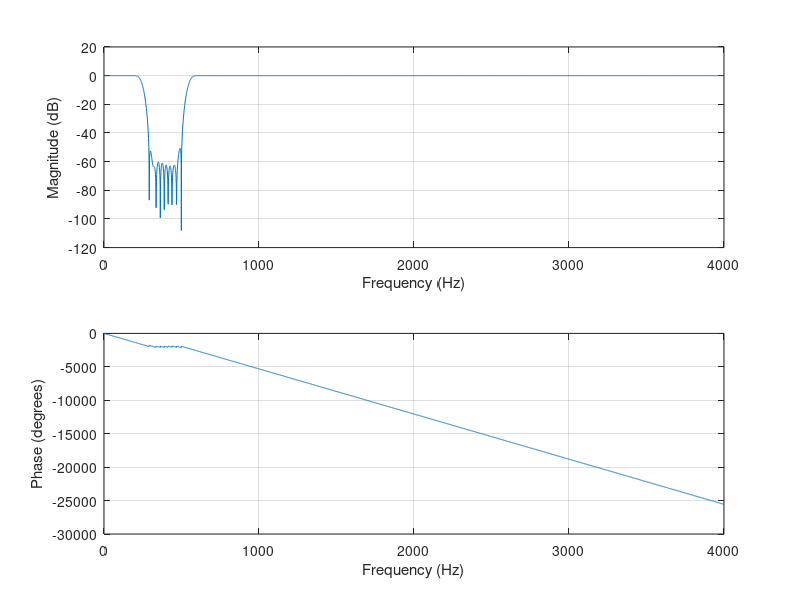
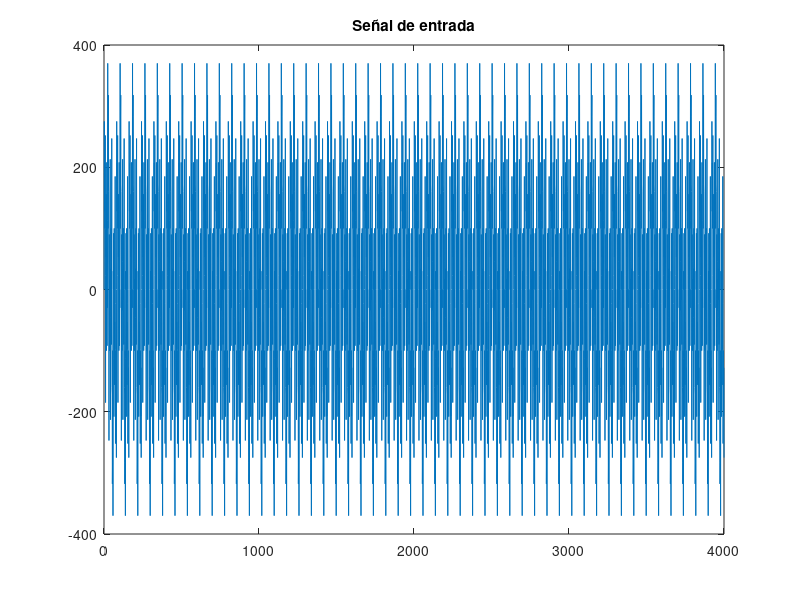

The MATLAB source for these figures, in order:
pkg load signal

% caso = 'ruido' o 'senos'
caso = 'senos';

fs = 8000;
fmax = fs/2;
N = 4000;

% ----- Diseño del filtro rechaza banda 300 a 500 Hz -----
order = 300;
b = fir1(order, [250 550]/fmax, 'stop', hamming(order+1));
figure; freqz(b, 1, 4096, fs);

% Verificación numérica
[h, f] = freqz(b, 1, 4096, fs);
H = 20*log10(abs(h));
printf('Atenuación máxima en 300-500 Hz: %.1f dB\n', max(H(f>=300 & f<=500)));

% ----- Genera filter.h -----
fid = fopen('filter.h','w');
fprintf(fid, '#define N_FIR %d\n\n', length(b));
fprintf(fid, 'float h[N_FIR]={');
fprintf(fid, '%.10e, ', b(1:end-1));
fprintf(fid, '%.10e};\n', b(end));
fclose(fid);

% ----- Señal de entrada -----
if strcmp(caso, 'ruido')
  x = round(1000*(1 - 2*rand(1, N)));
else
  freq_range = [100 400 700 1500 2500];
  n = 0:N-1;
  x = zeros(1, N);
  for k = 1:length(freq_range)
    x = x + round(100*sin(2*pi*n*freq_range(k)/fs));
  end
end
figure; plot(x); title('Señal de entrada');

% ----- Genera signal.h -----
fid = fopen('signal.h','w');
fprintf(fid, '#define LINE_ELEMENTS %d\n\n', length(x));
fprintf(fid, 'short signal[LINE_ELEMENTS]={');
fprintf(fid, '%d, ', x(1:end-1));
fprintf(fid, '%d};\n', x(end));
fclose(fid);

save('entrada.mat', 'x');
